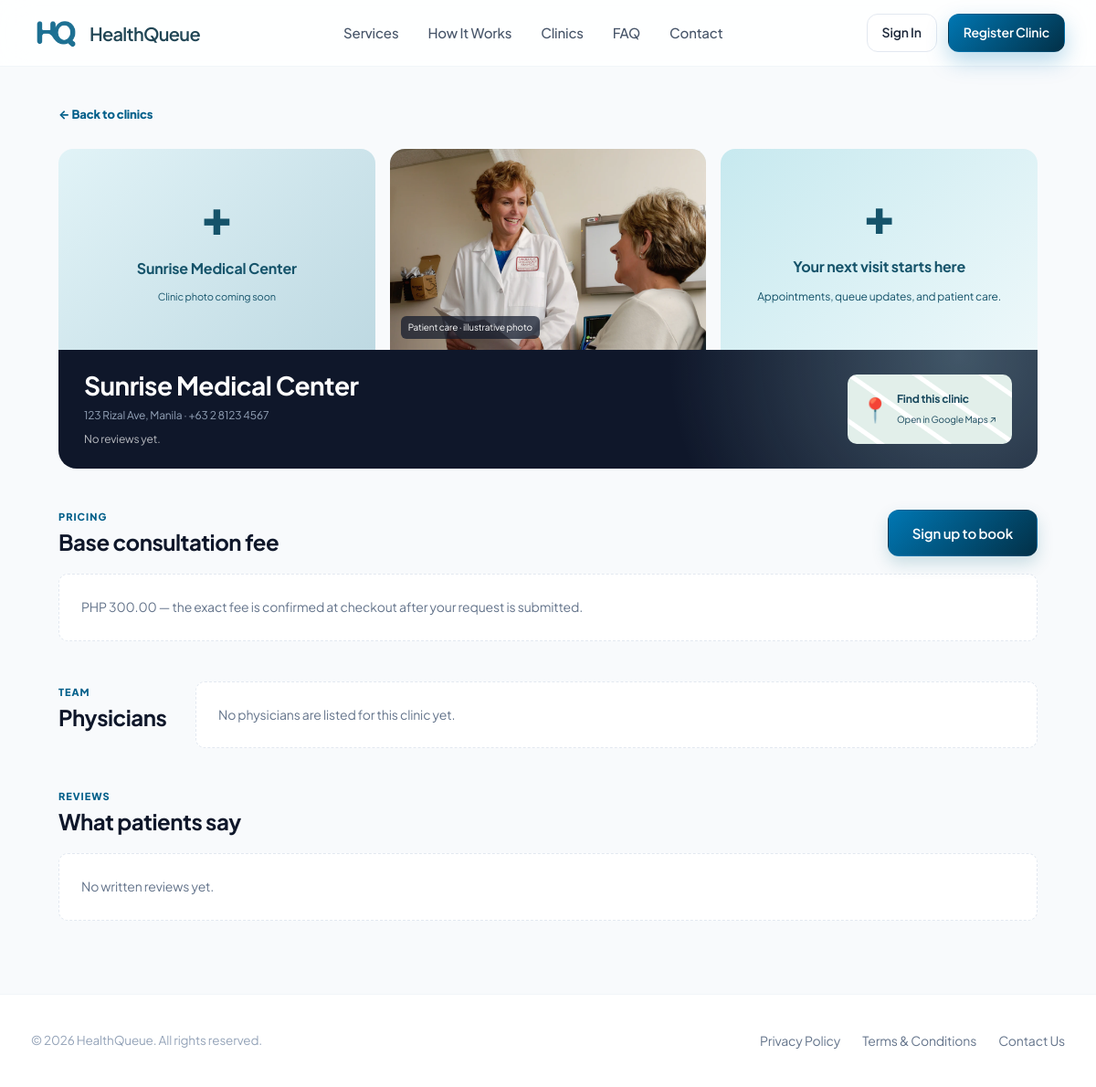
Page /clinic-profile.php?clinic_id=1 on the committed database.
### tables this page shows
CREATE TABLE IF NOT EXISTS Clinic (
    ClinicID            INT AUTO_INCREMENT PRIMARY KEY,
    ClinicName          VARCHAR(150)   NOT NULL,
    Address             VARCHAR(255)   NOT NULL,
    ContactNumber       VARCHAR(20)    NOT NULL,
    BaseConsultationFee DECIMAL(10,2)  NOT NULL DEFAULT 0.00,
    PhotoUrl             VARCHAR(255)  NULL,
    Description          TEXT          NULL,
     
    Specialties          VARCHAR(255)  NULL,
     
    OpenDays             VARCHAR(20)   NOT NULL DEFAULT '1,2,3,4,5,6',
    OpenTime             TIME          NOT NULL DEFAULT '08:00:00',
    CloseTime            TIME          NOT NULL DEFAULT '17:00:00',
    RegistrationDate    DATETIME       NOT NULL DEFAULT CURRENT_TIMESTAMP,
    DeletedAt           DATETIME       NULL,
    Status               VARCHAR(20)   NOT NULL DEFAULT 'Active',
    archived             TINYINT       NOT NULL DEFAULT 0
);

### includes/clinic-photos.php (called while the page is built, shortened)
<?php
function clinicPhotos(PDO $pdo, array $clinic): array
{
    $names = empty($clinic['PhotoUrl']) ? [] : [basename($clinic['PhotoUrl'])];
    try {
        $stmt = $pdo->prepare('SELECT Filename FROM ClinicPhoto WHERE ClinicID = ? ORDER BY SortOrder, PhotoID');
        $stmt->execute([$clinic['ClinicID']]);
        $names = array_merge($names, $stmt->fetchAll(PDO::FETCH_COLUMN));
    } catch (PDOException $e) {
        error_log('Clinic gallery unavailable: ' . $e->getMessage());
    }
    return array_values(array_filter(array_unique($names), static function ($name) {
        return $name === basename($name) && is_file(__DIR__ . '/../assets/uploads/clinics/' . $name);
    }));
}

### includes/auth.php (called while the page is built, shortened)
<?php
function currentUser(): ?array
{
    $cached = $_SESSION['user'] ?? null;
    if (!$cached) return null;
}

### clinic-profile.php (the view, shortened to what this page needs)
<?php
require_once __DIR__ . '/includes/auth.php';
require_once __DIR__ . '/includes/clinic-photos.php';
$pdo = getDbConnection();
$clinicId = filter_input(INPUT_GET, 'clinic_id', FILTER_VALIDATE_INT);
$stmt = $pdo->prepare("SELECT ClinicID, ClinicName, Address, ContactNumber, BaseConsultationFee, PhotoUrl, Description FROM Clinic WHERE ClinicID = ? AND archived = 0 AND Status = 'Active'");
$stmt->execute([$clinicId]);
$clinic = $stmt->fetch();
$physicians = [];
$ratingSummary = ['avg_rating' => 0, 'review_count' => 0];
$reviews = [];
try {
    $physStmt = $pdo->prepare(
        "SELECT UserID, FirstName, LastName, AvailabilityStatus, ProfilePhoto FROM Users
         WHERE ClinicID = ? AND RoleID = (SELECT RoleID FROM Roles WHERE RoleName = 'Physician') AND Status = 'Active'
         ORDER BY LastName"
    );
    $physStmt->execute([$clinicId]);
    $physicians = $physStmt->fetchAll();
    $ratingStmt = $pdo->prepare('SELECT COALESCE(AVG(Rating), 0) AS avg_rating, COUNT(*) AS review_count FROM Feedback WHERE ClinicID = ?');
    $ratingStmt->execute([$clinicId]);
    $ratingSummary = $ratingStmt->fetch();
    $reviewStmt = $pdo->prepare(
        "SELECT f.Rating, f.Comment, f.CreatedAt, p.FirstName
         FROM Feedback f
         JOIN Users p ON p.UserID = f.PatientID
         WHERE f.ClinicID = ? AND f.Comment IS NOT NULL AND TRIM(f.Comment) <> ''
         ORDER BY f.CreatedAt DESC
         LIMIT 30"
    );
    $reviewStmt->execute([$clinicId]);
    $reviews = $reviewStmt->fetchAll();
} catch (PDOException $e) {
    error_log('Public clinic profile load failed: ' . $e->getMessage());
}
$hqStatusDot = ['Available' => '#22c55e', 'On Break' => '#0077b3', 'Unavailable' => '#94a3b8'];
$currentUserData = currentUser();
$isPatient = $currentUserData && $currentUserData['RoleName'] === 'Patient';
$photoName = basename((string) ($clinic['PhotoUrl'] ?? ''));
$hasClinicPhoto = $photoName !== '' && is_file(__DIR__ . '/assets/uploads/clinics/' . $photoName);
$galleryPhotos = clinicPhotos($pdo, $clinic);
require __DIR__ . '/includes/header.php';
?>
<main class="portal-shell public-clinic-profile"><div class="container">
  <a href="<?= HQ_BASE_URL ?>/clinics.php" class="back-link">&larr; Back to clinics</a>
  <div class="clinic-gallery<?= count($galleryPhotos) === 1 ? ' clinic-gallery-single' : '' ?>" tabindex="0" role="region" aria-label="Clinic photos. Swipe or use the arrow keys to browse.">
    <?php if ($galleryPhotos): ?>
      <?php foreach ($galleryPhotos as $photo): ?>
        <div class="clinic-gallery-main"><img src="<?= HQ_BASE_URL ?>/assets/uploads/clinics/<?= rawurlencode($photo) ?>" alt="<?= htmlspecialchars($clinic['ClinicName']) ?> clinic photo"></div>
      <?php endforeach; ?>
    <?php else: ?>
    <div class="clinic-gallery-main">
      <?php if ($hasClinicPhoto): ?>
        <img src="<?= HQ_BASE_URL ?>/assets/uploads/clinics/<?= rawurlencode($photoName) ?>" alt="<?= htmlspecialchars($clinic['ClinicName']) ?>">
      <?php else: ?>
        <div class="clinic-photo-placeholder"><span aria-hidden="true">&#10010;</span><strong><?= htmlspecialchars($clinic['ClinicName']) ?></strong><small>Clinic photo coming soon</small></div>
      <?php endif; ?>
    </div>
    <div class="clinic-gallery-consultation"><img src="<?= HQ_BASE_URL ?>/assets/img/landing/doctor-consultation.webp" alt="Illustrative consultation"><span>Patient care · illustrative photo</span></div>
    <div class="clinic-gallery-info"><span aria-hidden="true">&#10010;</span><strong>Your next visit starts here</strong><p>Appointments, queue updates, and patient care.</p></div>
    <?php endif; ?>
  </div>
  <section class="portal-hero">
    <div>
      <h1><?= htmlspecialchars($clinic['ClinicName']) ?></h1>
      <p><?= htmlspecialchars($clinic['Address']) ?> &middot; <?= htmlspecialchars($clinic['ContactNumber'] ?: 'No contact number listed') ?></p>
      <?php if ((int) $ratingSummary['review_count'] > 0): ?>
        <p style="color:#fbbf24;font-weight:700;margin-top:6px;">★ <?= number_format((float) $ratingSummary['avg_rating'], 1) ?> <span style="color:rgba(255,255,255,.7);font-weight:400;">(<?= (int) $ratingSummary['review_count'] ?> review<?= (int) $ratingSummary['review_count'] === 1 ? '' : 's' ?>)</span></p>
      <?php else: ?>
        <p style="color:rgba(255,255,255,.7);margin-top:6px;">No reviews yet.</p>
      <?php endif; ?>
    </div>
    <a class="clinic-map-link" href="https://www.google.com/maps/search/?api=1&amp;query=<?= rawurlencode($clinic['ClinicName'] . ' ' . $clinic['Address']) ?>" target="_blank" rel="noopener noreferrer"><span aria-hidden="true">&#128205;</span><strong>Find this clinic</strong><small>Open in Google Maps ↗</small></a>
  </section>
  <section class="portal-section">
    <div class="portal-heading clinic-pricing-heading">
      <div><span class="section-kicker">Pricing</span><h2>Base consultation fee</h2></div>
      <div class="clinic-book-action">
        <?php if ($isPatient): ?>
          <button type="button" class="btn btn-primary" data-book-clinic="<?= (int) $clinic['ClinicID'] ?>">Book Now</button>
        <?php elseif (!$currentUserData): ?>
          <a href="<?= HQ_BASE_URL ?>/auth/register.php" class="btn btn-primary">Sign up to book</a>
        <?php endif; ?>
      </div>
    </div>
    <p class="admin-empty" style="text-align:left;">PHP <?= number_format((float) $clinic['BaseConsultationFee'], 2) ?> — the exact fee is confirmed at checkout after your request is submitted.</p>
  </section>
  <section class="portal-section clinic-team-section">
    <div class="portal-heading"><div><span class="section-kicker">Team</span><h2>Physicians</h2></div></div>
    <?php if ($physicians): ?>
      <div class="compact-list clinic-physician-grid">
        <?php foreach ($physicians as $physician): ?>
          <article>
            <?php $avatar = basename((string) ($physician['ProfilePhoto'] ?? '')); ?>
            <span class="clinic-physician-avatar">
              <?php if ($avatar !== '' && is_file(__DIR__ . '/assets/uploads/avatars/' . $avatar)): ?>
                <img src="<?= HQ_BASE_URL ?>/assets/uploads/avatars/<?= rawurlencode($avatar) ?>" alt="">
              <?php else: ?>
                <?= htmlspecialchars(strtoupper(mb_substr($physician['FirstName'], 0, 1) . mb_substr($physician['LastName'], 0, 1))) ?>
              <?php endif; ?>
            </span>
            <div class="clinic-physician-info">
            <strong>Dr. <?= htmlspecialchars($physician['FirstName'] . ' ' . $physician['LastName']) ?></strong>
            <span style="display:inline-flex;align-items:center;gap:8px;">
              <span style="display:inline-block;width:9px;height:9px;border-radius:50%;background:<?= $hqStatusDot[$physician['AvailabilityStatus']] ?? '#94a3b8' ?>;"></span>
              <?= htmlspecialchars($physician['AvailabilityStatus']) ?>
            </span>
            <details><summary>Learn more</summary><p>Dr. <?= htmlspecialchars($physician['LastName']) ?> practices at <?= htmlspecialchars($clinic['ClinicName']) ?>. Published appointment times are shown when booking.</p></details>
            </div>
          </article>
        <?php endforeach; ?>
      </div>
    <?php else: ?>
      <p class="admin-empty">No physicians are listed for this clinic yet.</p>
    <?php endif; ?>
  </section>
  <section class="portal-section">
    <div class="portal-heading"><div><span class="section-kicker">Reviews</span><h2>What patients say</h2></div></div>
    <?php if ($reviews): ?>
      <div class="compact-list clinic-review-grid">
        <?php foreach ($reviews as $reviewIndex => $review): ?>
          <article <?= $reviewIndex >= 3 ? 'class="clinic-extra-review" hidden' : '' ?> style="align-items:flex-start;flex-direction:column;gap:6px;">
            <strong style="color:#f59e0b;"><?= str_repeat('★', (int) $review['Rating']) . str_repeat('☆', 5 - (int) $review['Rating']) ?></strong>
            <p style="margin:0;color:var(--slate-600);font-size:14px;white-space:pre-line;"><?= htmlspecialchars($review['Comment']) ?></p>
            <span style="color:var(--slate-400);font-size:12px;"><?= htmlspecialchars($review['FirstName']) ?> &middot; <?= htmlspecialchars(date('M j, Y', strtotime($review['CreatedAt']))) ?></span>
          </article>
        <?php endforeach; ?>
      </div>
      <?php if (count($reviews) > 3): ?>
        <button type="button" class="btn btn-outline clinic-reviews-toggle" aria-expanded="false">View all <?= count($reviews) ?> written reviews</button>
      <?php endif; ?>
    <?php else: ?>
      <p class="admin-empty">No written reviews yet.</p>
    <?php endif; ?>
  </section>
</div></main>
<?php require __DIR__ . '/includes/footer.php'; ?>

### rows in the picture
clinic: ClinicName "Sunrise Medical Center", Address "123 Rizal Ave, Manila", ContactNumber "+63 2 8123 4567", BaseConsultationFee "300.00"
